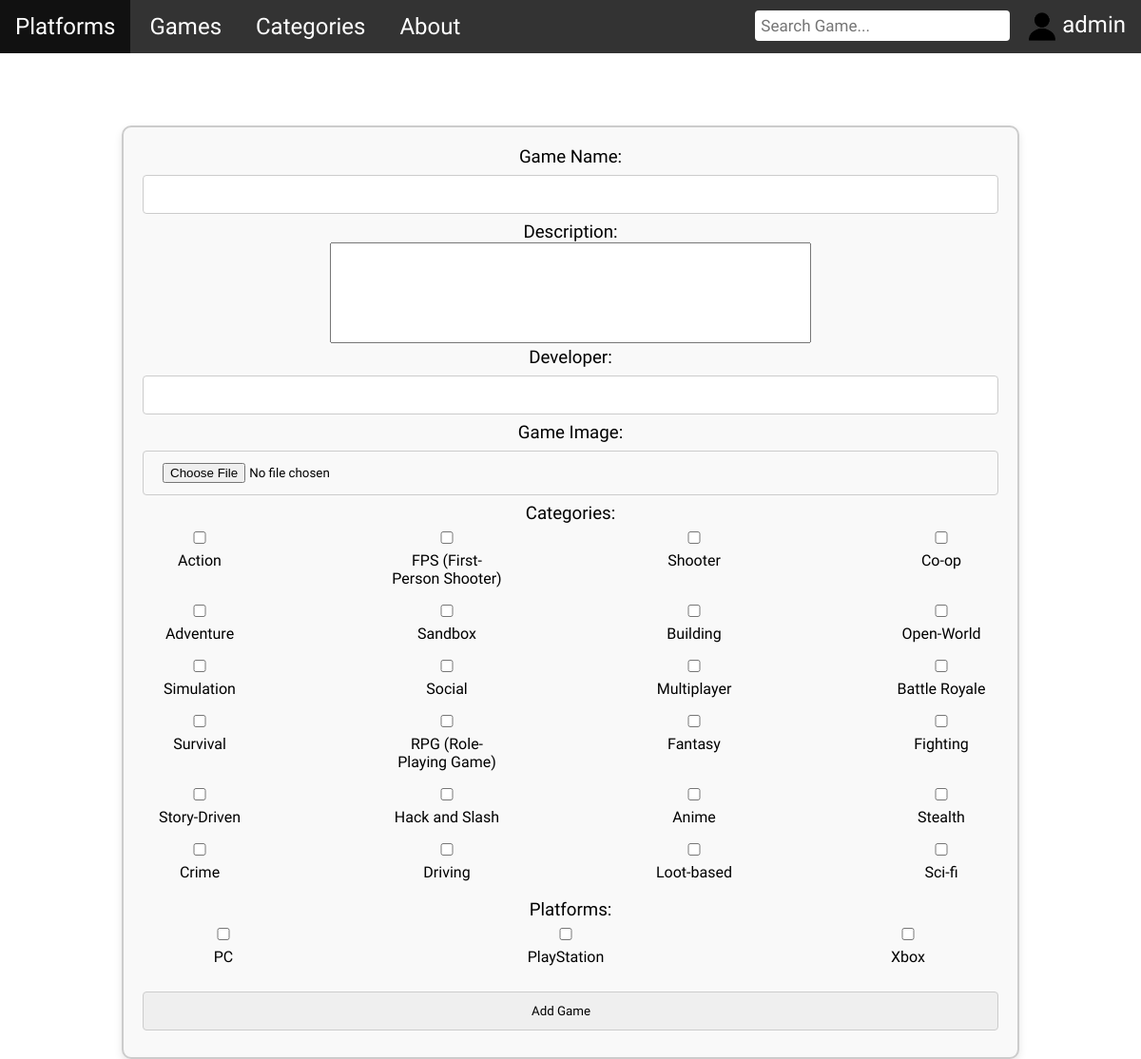
/admin/game/add (signed in), run on the app's committed database.
### app/models.py (models this page shows, shortened)
class Accounts(db.Model):
    __tablename__ = "Accounts"
    __table_args__ = (
        db.CheckConstraint('AccountIsAdmin IN (0, 1)', name='check_admin_boolean'),
    )
    AccountID = db.Column(db.Integer, primary_key=True, autoincrement=True)
    AccountUsername = db.Column(db.Text, nullable=False, unique=True)
    AccountPassword = db.Column(db.Text, nullable=False)
    AccountIsAdmin = db.Column(db.Integer, nullable=False)
    reviews = db.relationship("Reviews", back_populates="accounts", cascade="all, delete-orphan")

class Categories(db.Model):
    __tablename__ = "Categories"
    CategoryID = db.Column(db.Integer, primary_key=True, autoincrement=True)
    CategoryName = db.Column(db.String(100), nullable=False)
    CategoryDescription = db.Column(db.Text)
    CategoryImage = db.Column(db.String(255))
    games = db.relationship("Games", secondary="GameCategories", back_populates="categories")

class Platforms(db.Model):
    __tablename__ = "Platforms"
    PlatformID = db.Column(db.Integer, primary_key=True, autoincrement=True)
    PlatformName = db.Column(db.String(100), nullable=False)
    PlatformDescription = db.Column(db.String(255))
    PlatformImage = db.Column(db.String(255))
    games = db.relationship("Games", secondary="GamePlatforms", back_populates="platforms")
    game_platform_details = db.relationship("GamePlatformDetails", back_populates="platforms", cascade="all, delete-orphan")
    system_requirements = db.relationship("SystemRequirements", back_populates="platforms", cascade="all, delete-orphan")

### app/routes.py (the view)
@app.route('/admin/game/add', methods=["GET", "POST"])
def add_game():
    if "AccountID" not in session:
        return redirect("/login")
    user = execute_query(models.Accounts, operation="SELECT", filters={"AccountID": session["AccountID"]})
    if not user:
        return redirect("/dashboard")
    elif user:
        user = user[0]
        if not user.AccountIsAdmin:
            return redirect("/dashboard")
    form = AdminGameForm()
    form.submit.label.text = "Add Game"
    all_categories = execute_query(models.Categories, operation="SELECT")
    form.categories.choices = [(category.CategoryID, category.CategoryName) for category in all_categories]
    all_platforms = execute_query(models.Platforms, operation="SELECT")
    form.platforms.choices = [(platform.PlatformID, platform.PlatformName) for platform in all_platforms]
    if form.validate_on_submit():
        image_filename = None
        if form.game_image.data and hasattr(form.game_image.data, "filename"):
            filename = secure_filename(form.game_image.data.filename)
            form.game_image.data.save(os.path.join("app", "static", "images", filename))
            image_filename = filename
        execute_query(models.Games, operation="INSERT", data={
            "GameName": form.game_name.data,
            "GameDescription": form.game_description.data,
            "GameDeveloper": form.game_developer.data,
            "GameImage": image_filename
        })
        new_game = execute_query(models.Games, operation="SELECT", filters={"GameName": form.game_name.data})
        new_game_id = new_game[0].GameID
        for category_id in form.categories.data:
            execute_query(models.GameCategories, operation="INSERT", data={"GameID": new_game_id, "CategoryID": category_id})
        for platform_id in form.platforms.data:
            base_game_data = {"GameID": new_game_id, "PlatformID": platform_id}
            execute_query(models.GamePlatforms, operation="INSERT", data=base_game_data)
            if platform_id == 1:
                min_req_data = {"Type": "Minimum",
                                "OS": form.min_pc_os.data or "N/A",
                                "RAM": form.min_pc_ram.data or "N/A",
                                "CPU": form.min_pc_cpu.data or "N/A",
                                "GPU": form.min_pc_gpu.data or "N/A",
                                "Storage": form.min_pc_storage.data or "N/A"
                                }
                rec_req_data = {"Type": "Recommended",
                                "OS": form.rec_pc_os.data or "N/A",
                                "RAM": form.rec_pc_ram.data or "N/A",
                                "CPU": form.rec_pc_cpu.data or "N/A",
                                "GPU": form.rec_pc_gpu.data or "N/A",
                                "Storage": form.rec_pc_storage.data or "N/A"
                                }
                execute_query(models.SystemRequirements, operation="INSERT", data=base_game_data | min_req_data)
                execute_query(models.SystemRequirements, operation="INSERT", data=base_game_data | rec_req_data)
            else:
                normal_req_data = {"Type": "Normal",
                                   "OS": (form.ps_os.data if platform_id == 2 else form.xb_os.data) or "N/A",
                                   "RAM": "N/A",
                                   "CPU": "N/A",
                                   "GPU": "N/A",
                                   "Storage": (form.ps_storage.data if platform_id == 2 else form.xb_storage.data) or "N/A"
                                   }
                execute_query(models.SystemRequirements, operation="INSERT", data=base_game_data | normal_req_data)
            raw_price = (form.pc_price.data if platform_id == 1 else
                         form.ps_price.data if platform_id == 2 else
                         form.xb_price.data)
            raw_release_date = (form.pc_release_date.data if platform_id == 1 else
                                form.ps_release_date.data if platform_id == 2 else
                                form.xb_release_date.data)
            price_data = {
                "Price": float(raw_price) if raw_price not in [None, ""] else -1,
                "ReleaseDate": raw_release_date.isoformat() if raw_release_date else "1900-01-01"
            }
            execute_query(models.GamePlatformDetails, operation="INSERT", data=base_game_data | price_data)
        flash(f"Game {new_game[0].GameName} created successfully", "success")
        return redirect("/game/" + str(new_game_id))
    else:
        print("Form errors:", form.errors)
    return render_template("admin.html", form=form, form_action="/admin/game/add", form_type="INSERT")

### app/templates/admin.html (shortened to what this page needs)
{% extends 'layout.html' %}
{% block content %}
<head>
</head>
<h1 style="text-align: center; color: white;">{{ "Add Game" if form_type=="INSERT" else "Update Game"}}</h1><br><br>
<div class="admin_game_container">
    <div class="admin_game_border">
        <form action="{{ form_action }}" method="POST" enctype="multipart/form-data">
            <h3>{{ form.game_name.label }}:</h3> {{ form.game_name }}<br>
            <h3>{{ form.game_description.label }}:</h3> {{ form.game_description }}<br>
            <h3>{{ form.game_developer.label }}:</h3> {{ form.game_developer }}<br>
            <h3>{{ form.game_image.label }}:</h3> {{ form.game_image() }}<br>
            <h3>{{ form.categories.label }}:</h3>
            <div class="category_grid">
                {% for subfield in form.categories %}
                <label>{{ subfield() }} {{ subfield.label.text }}</label><br>
                {% endfor %}
            </div><br>
            <h3>{{ form.platforms.label }}:</h3>
            <div class="platform_grid">
                {% for subfield in form.platforms %}
                <label>{{ subfield(class="platform-checkbox", onchange="toggle_div()") }} {{ subfield.label.text
                    }}</label><br>
                {% endfor %}
            </div><br>
            {{ form.submit }}<br>
        </form>
    </div>
</div>
{% endblock %}

### app/templates/layout.html (shortened to what this page needs)
<!DOCTYPE html>
<html lang="en">
<head>
    <link rel="stylesheet" href="{{ url_for('static', filename='style.css') }}">
</head>
<body id="bg_image">
    <header>
        <nav>
            <ul>
                <li><a href="/platform">Platforms</a></li>
                <li><a href="/game">Games</a></li>
                <li><a href="/category">Categories</a></li>
                <li><a href="/about">About</a></li>
                <li class="align_right">
                    <a href="/dashboard">
                        <img src="{{ url_for('static', filename='images/icon.png') }}" width="30" height="30">
                        {% if session %}
                        {{ session.AccountUsername }}
                        {% endif %}
                    </a>
                </li>
                <li class="align_right">
                    <form action="/search" method="GET">
                        <input type="text" name="query" placeholder="Search Game...">
                    </form>
                </li>
            </ul>
        </nav>
    </header>
    <main class="page_load">
        {% block content %}{% endblock %}
    </main>
</body>
</html>

### app/static/style.css (style rules this page uses)
* { margin: 0; text-decoration: none; font-family: "Play", sans-serif; font-weight: 400; font-style: normal; }
html, body { height: 100%; display: flex; flex-direction: column; }
body#bg_image { background-image: url("images/bg.jpg"); background-size: cover; background-attachment: fixed; }
main { flex: 1; }
nav { list-style-type: none; padding: 0; background-color: #333; overflow: hidden; }
ul { list-style-type: none; padding: 0; }
li { display: inline-block; }
li a { display: block; color: white; text-align: center; padding: 14px 16px; text-decoration: none; font-size: 24px; }
li img { vertical-align: middle; }
li.align_right a { padding: 12.25px 16px; }
li.align_right form { padding: 3px; }
.align_right { float: right; }
.align_right input[type=text] { padding: 6px; margin-top: 8px; margin-right: 16px; border: none; font-size: 17px; }
.admin_game_container { display: flex; justify-content: center; align-items: center; }
.admin_game_border { text-align: center; border: 2px solid #ccc; border-radius: 10px; padding: 20px; width: 900px; background-color: #f9f9f9; box-shadow: 0px 4px 8px rgba(0, 0, 0, 0.1); }
input { padding: 12px 40px 12px 20px; margin: 8px 0; display: inline-block; border: 1px solid #ccc; border-radius: 4px; box-sizing: border-box; width: 100%; }
.uneditable { width: 500px; height: 100px; resize: none; }
.category_grid { display: grid; grid-template-columns: repeat(8, 120px); gap: 10px; }
.platform_grid { display: grid; grid-template-columns: repeat(6, 170px); gap: 10px; }
.page_load { animation: fadeIn 1s ease-out forwards }

### data on the page
Accounts: AccountUsername "admin"
Categories: label.text "Action"
Categories: label.text "FPS (First-Person Shooter)"
Categories: label.text "Shooter"
Categories: label.text "Co-op"
Categories: label.text "Adventure"
Categories: label.text "Sandbox"
Categories: label.text "Building"
Categories: label.text "Open-World"
Categories: label.text "Simulation"
Categories: label.text "Social"
Categories: label.text "Multiplayer"
Categories: label.text "Battle Royale"
Categories: label.text "Survival"
Categories: label.text "RPG (Role-Playing Game)"
Categories: label.text "Fantasy"
Categories: label.text "Fighting"
Categories: label.text "Story-Driven"
Categories: label.text "Hack and Slash"
Categories: label.text "Anime"
Categories: label.text "Stealth"
Categories: label.text "Crime"
Categories: label.text "Driving"
Categories: label.text "Loot-based"
Categories: label.text "Sci-fi"
Platforms: label.text "PC"
Platforms: label.text "PlayStation"
Platforms: label.text "Xbox"
